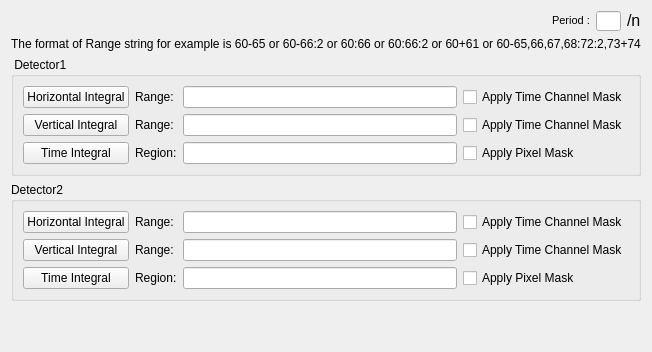
      <widget class="QWidget" name="widget">
       <attribute name="title">
        <string>Diagnostics</string>
       </attribute>
       <layout class="QGridLayout" name="gridLayout_25">
        <item row="0" column="0">
         <layout class="QGridLayout" name="gridLayout_23">
          <property name="sizeConstraint">
           <enum>QLayout::SetDefaultConstraint</enum>
          </property>
          <property name="verticalSpacing">
           <number>6</number>
          </property>
          <item row="0" column="0">
           <widget class="MantidQt::MantidWidgets::MWRunFiles" name="file_run_edit" native="true">
            <property name="sizePolicy">
             <sizepolicy hsizetype="MinimumExpanding" vsizetype="Minimum">
              <horstretch>0</horstretch>
              <verstretch>0</verstretch>
             </sizepolicy>
            </property>
            <property name="maximumSize">
             <size>
              <width>16777215</width>
              <height>16777215</height>
             </size>
            </property>
            <property name="label" stdset="0">
             <string>File/Run:</string>
            </property>
            <property name="multipleFiles" stdset="0">
             <bool>false</bool>
            </property>
           </widget>
          </item>
          <item row="0" column="1">
           <widget class="QLabel" name="label_period">
            <property name="text">
             <string>&lt;!DOCTYPE HTML PUBLIC &quot;-//W3C//DTD HTML 4.0//EN&quot; &quot;http://www.w3.org/TR/REC-html40/strict.dtd&quot;&gt;
&lt;html&gt;&lt;head&gt;&lt;meta name=&quot;qrichtext&quot; content=&quot;1&quot; /&gt;&lt;style type=&quot;text/css&quot;&gt;
p, li { white-space: pre-wrap; }
&lt;/style&gt;&lt;/head&gt;&lt;body style=&quot; font-family:'MS Shell Dlg 2'; font-size:8.25pt; font-weight:400; font-style:normal;&quot;&gt;
&lt;p style=&quot; margin-top:0px; margin-bottom:0px; margin-left:0px; margin-right:0px; -qt-block-indent:0; text-indent:0px;&quot;&gt;&lt;span style=&quot; font-size:8pt;&quot;&gt;Period :&lt;/span&gt;&lt;/p&gt;&lt;/body&gt;&lt;/html&gt;</string>
            </property>
           </widget>
          </item>
          <item row="0" column="2">
           <widget class="QLineEdit" name="period_edit">
            <property name="minimumSize">
             <size>
              <width>25</width>
              <height>0</height>
             </size>
            </property>
            <property name="maximumSize">
             <size>
              <width>25</width>
              <height>20</height>
             </size>
            </property>
           </widget>
          </item>
          <item row="0" column="3">
           <widget class="QLabel" name="total_perioids">
            <property name="text">
             <string>&lt;!DOCTYPE HTML PUBLIC &quot;-//W3C//DTD HTML 4.0//EN&quot; &quot;http://www.w3.org/TR/REC-html40/strict.dtd&quot;&gt;
&lt;html&gt;&lt;head&gt;&lt;meta name=&quot;qrichtext&quot; content=&quot;1&quot; /&gt;&lt;style type=&quot;text/css&quot;&gt;
p, li { white-space: pre-wrap; }
&lt;/style&gt;&lt;/head&gt;&lt;body style=&quot; font-family:'MS Shell Dlg 2'; font-size:8.25pt; font-weight:400; font-style:normal;&quot;&gt;
&lt;p style=&quot; margin-top:0px; margin-bottom:0px; margin-left:0px; margin-right:0px; -qt-block-indent:0; text-indent:0px;&quot;&gt;&lt;span style=&quot; font-size:12pt;&quot;&gt;/n&lt;/span&gt;&lt;/p&gt;&lt;/body&gt;&lt;/html&gt;</string>
            </property>
           </widget>
          </item>
         </layout>
        </item>
        <item row="1" column="0">
         <widget class="QLabel" name="label_7">
          <property name="text">
           <string>The format of Range string for example is 60-65 or 60-66:2 or 60:66 or 60:66:2 or 60+61 or 60-65,66,67,68:72:2,73+74</string>
          </property>
         </widget>
        </item>
        <item row="2" column="0">
         <widget class="QGroupBox" name="groupBox_Detector1">
          <property name="title">
           <string> Detector1</string>
          </property>
          <layout class="QGridLayout" name="gridLayout_22">
           <item row="0" column="0">
            <widget class="QPushButton" name="hi_Btn1">
             <property name="text">
              <string>Horizontal Integral</string>
             </property>
            </widget>
           </item>
           <item row="0" column="1">
            <widget class="QLabel" name="hrange_det1">
             <property name="text">
              <string>Range:</string>
             </property>
            </widget>
           </item>
           <item row="0" column="2">
            <widget class="QLineEdit" name="hirange_edit1"/>
           </item>
           <item row="0" column="3">
            <widget class="QCheckBox" name="tcmask1">
             <property name="text">
              <string>Apply Time Channel Mask</string>
             </property>
            </widget>
           </item>
           <item row="1" column="0">
            <widget class="QPushButton" name="vi_Btn1">
             <property name="text">
              <string>Vertical Integral</string>
             </property>
            </widget>
           </item>
           <item row="1" column="1">
            <widget class="QLabel" name="vrange_det1">
             <property name="text">
              <string>Range:</string>
             </property>
            </widget>
           </item>
           <item row="1" column="2">
            <widget class="QLineEdit" name="virange_edit1"/>
           </item>
           <item row="1" column="3">
            <widget class="QCheckBox" name="tcmask2">
             <property name="text">
              <string>Apply Time Channel Mask</string>
             </property>
            </widget>
           </item>
           <item row="2" column="0">
            <widget class="QPushButton" name="ti_Btn1">
             <property name="text">
              <string>Time Integral</string>
             </property>
            </widget>
           </item>
           <item row="2" column="1">
            <widget class="QLabel" name="region_det1">
             <property name="text">
              <string>Region:</string>
             </property>
            </widget>
           </item>
           <item row="2" column="2">
            <widget class="QLineEdit" name="tirange_edit1"/>
           </item>
           <item row="2" column="3">
            <widget class="QCheckBox" name="pmask1">
             <property name="text">
              <string>Apply Pixel Mask</string>
             </property>
            </widget>
           </item>
          </layout>
         </widget>
        </item>
        <item row="3" column="0">
         <widget class="QGroupBox" name="groupBox_Detector2">
          <property name="title">
           <string>Detector2</string>
          </property>
          <layout class="QGridLayout" name="gridLayout_24">
           <item row="0" column="0">
            <widget class="QPushButton" name="hi_Btn2">
             <property name="text">
              <string>Horizontal Integral</string>
             </property>
            </widget>
           </item>
           <item row="0" column="1">
            <widget class="QLabel" name="hrange_det2">
             <property name="text">
              <string>Range:</string>
             </property>
            </widget>
           </item>
           <item row="0" column="2">
            <widget class="QLineEdit" name="hirange_edit2"/>
           </item>
           <item row="0" column="3">
            <widget class="QCheckBox" name="tcmask3">
             <property name="text">
              <string>Apply Time Channel Mask</string>
             </property>
            </widget>
           </item>
           <item row="1" column="0">
            <widget class="QPushButton" name="vi_Btn2">
             <property name="text">
              <string>Vertical Integral</string>
             </property>
            </widget>
           </item>
           <item row="1" column="1">
            <widget class="QLabel" name="vrange_det2">
             <property name="text">
              <string>Range:</string>
             </property>
            </widget>
           </item>
           <item row="1" column="2">
            <widget class="QLineEdit" name="virange_edit2"/>
           </item>
           <item row="1" column="3">
            <widget class="QCheckBox" name="tcmask4">
             <property name="text">
              <string>Apply Time Channel Mask</string>
             </property>
            </widget>
           </item>
           <item row="2" column="0">
            <widget class="QPushButton" name="ti_Btn2">
             <property name="text">
              <string>Time Integral</string>
             </property>
            </widget>
           </item>
           <item row="2" column="1">
            <widget class="QLabel" name="region_det2">
             <property name="text">
              <string>Region:</string>
             </property>
            </widget>
           </item>
           <item row="2" column="2">
            <widget class="QLineEdit" name="tirange_edit2"/>
           </item>
           <item row="2" column="3">
            <widget class="QCheckBox" name="pmask2">
             <property name="text">
              <string>Apply Pixel Mask</string>
             </property>
            </widget>
           </item>
          </layout>
         </widget>
        </item>
        <item row="4" column="0">
         <spacer name="verticalSpacer_11">
          <property name="orientation">
           <enum>Qt::Vertical</enum>
          </property>
          <property name="sizeHint" stdset="0">
           <size>
            <width>20</width>
            <height>40</height>
           </size>
          </property>
         </spacer>
        </item>
       </layout>
      </widget>
